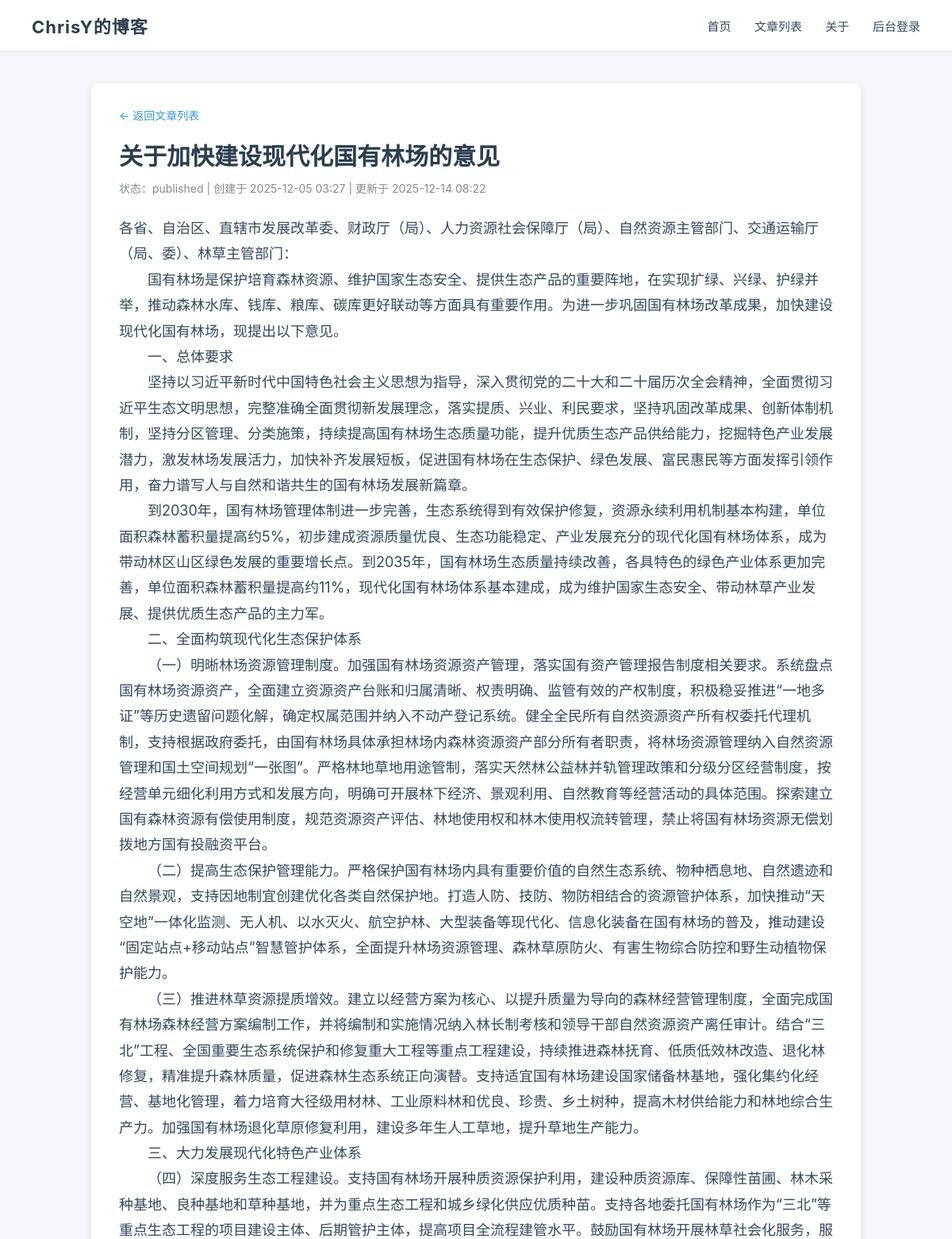
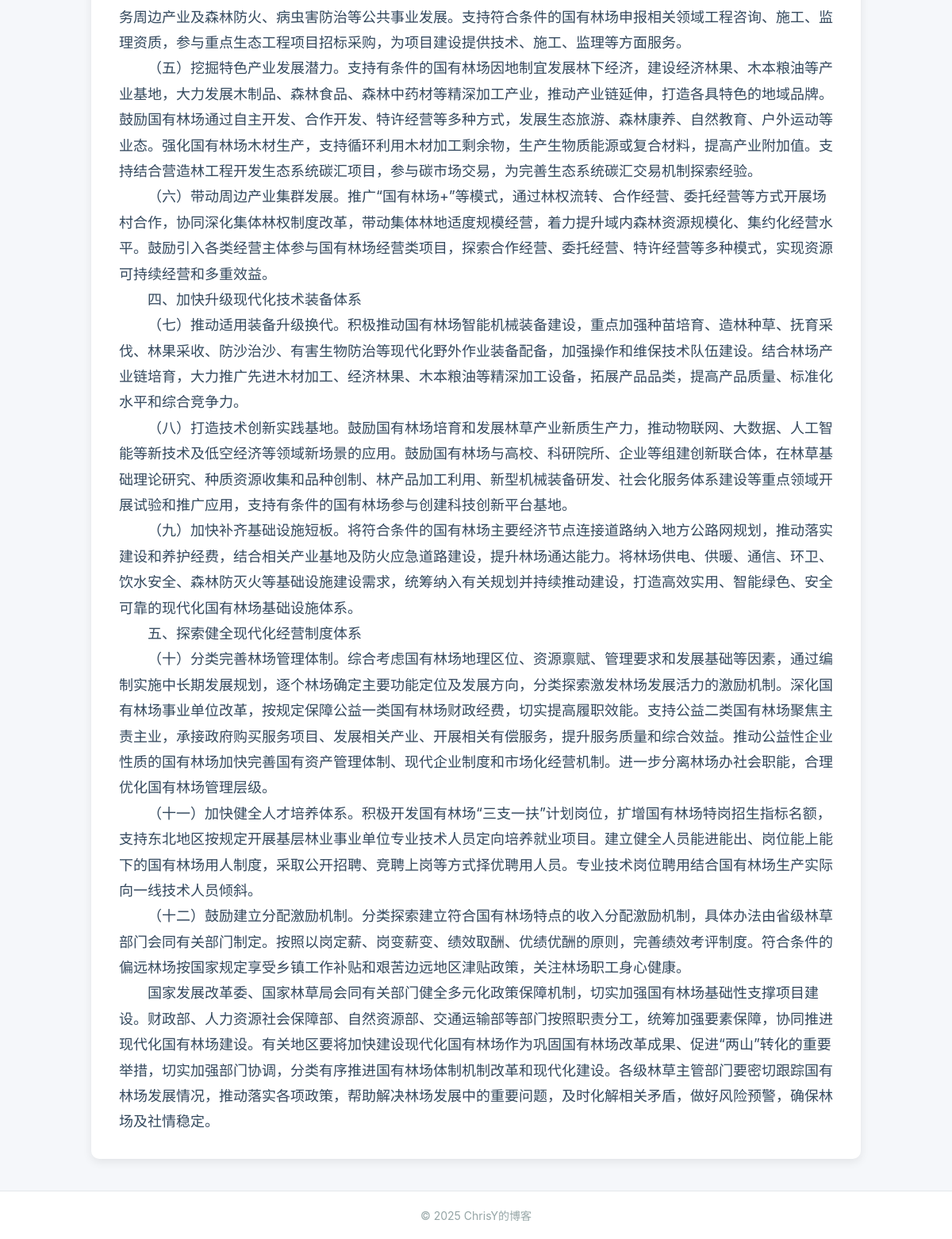
Screenshot of /post/3 with the database file from the repository (2 pictures, top to bottom).
### models.py (models this page shows, shortened)
class Post(db.Model):
    __tablename__ = "posts"
    id = db.Column(db.Integer, primary_key=True)
    title = db.Column(db.String(200), nullable=False)
    content = db.Column(db.Text, nullable=False)
    created_at = db.Column(db.DateTime, default=datetime.utcnow)
    updated_at = db.Column(db.DateTime, default=datetime.utcnow, onupdate=datetime.utcnow)
    status = db.Column(db.String(20), default="published")
    author_id = db.Column(db.Integer, db.ForeignKey("users.id"), nullable=False)

### blog/views.py (the view)
@blog_bp.route("/post/<int:post_id>")
def post_detail(post_id):
    post = Post.query.get_or_404(post_id)
    return render_template("blog/post_detail.html", post=post)

### templates/blog/post_detail.html (shortened to what this page needs)
{% extends "base_front.html" %}
{% block content %}
<div class="card post-card">
    <a class="back-link" href="{{ url_for('blog.posts') }}">← 返回文章列表</a>
    <h1 class="post-title">{{ post.title }}</h1>
    <div class="post-meta">
        状态：{{ post.status }}
        {% if post.created_at %} | 创建于 {{ post.created_at.strftime("%Y-%m-%d %H:%M") }}{% endif %}
        {% if post.updated_at %} | 更新于 {{ post.updated_at.strftime("%Y-%m-%d %H:%M") }}{% endif %}
    </div>
    <div class="post-content">{{ post.content }}</div>
</div>
{% endblock %}

### templates/base_front.html (style rules this page uses)
html, body { height: 100%; margin: 0; }
body { display: flex; flex-direction: column; background: #f5f7fa; font-family: -apple-system, BlinkMacSystemFont, "Segoe UI", Roboto, sans-serif; color: #333; }
.card { background: white; border-radius: 10px; padding: 30px 40px; box-shadow: 0 4px 12px rgba(0,0,0,0.08); }

### templates/blog/post_detail.html (style rules this page uses)
.post-card { max-width: 900px; margin: 0 auto; padding: 30px 35px; }
.post-title { font-size: 30px; font-weight: 800; color: #2c3e50; margin: 0 0 10px 0; }
.post-meta { color: #7f8c8d; font-size: 14px; margin-bottom: 25px; }
.post-content { font-size: 18px; line-height: 1.8; color: #34495e; white-space: pre-line; word-break: break-word; }
.back-link { display: inline-block; margin-bottom: 18px; font-size: 14px; color: #3498db; text-decoration: none; }

### rows the page displays
Post: title "关于加快建设现代化国有林场的意见", status "published", created_at "2025-12-05 03:27", updated_at "2025-12-14 08:22", content "各省、自治区、直辖市发展改革委、财政厅（局）、人力资源社会保障厅（局）、自然资源主管部门、交通运输厅（局、委）、林草主管部门： 国有林场是保护培育森林资源、维护国家生态安全、提供生态产品的重要阵地，在实现扩绿、兴绿、护绿并举，推动森林水库、钱库、粮库、碳库更好联动等方面具有重要作用。为进一步巩固国有林场改革成果，加快建设现代化国有林场，现提出以下意见。 一、总体要求 坚持以习近平新时代中国特色社会主义思想为指导，深入贯彻党的二十大和二十届历次全会精神，全面贯彻习近平生态文明思想，完整准确全面贯彻新发展理念，落实提质、兴业、利民要求，坚持巩固改革成果、创新体制机制，坚持分区管理、分类施策，持续提高国有林场生态质量功能，提升优质生态产品供给能力，挖掘特色产业发展潜力，激发林场发展活力，加快补齐发展短板，促进国有林场在生态保护、绿色发展、富民惠民等方面发挥引领作用，奋力谱写人与自然和谐共生的国有林场发展新篇章。 到2030年，国有林场管理体制进一步完善，生态系统得到有效保护修复，资源永续利用机制基本构建，单位面积森林蓄积量提高约5%，初步建成资源质量优良、生态功能稳定、产业发展充分的现代化国有林场体系，成为带动林区山区绿色发展的重要增长点。到2035年，国有林场生态质量持续改善，各具特色的绿色产业体系更加完善，单位面积森林蓄积量提高约11%，现代化国有林场体系基本建成，成为维护国家生态安全、带动林草产业发展、提供优质生态产品的主力军。 二、全面构筑现代化生态保护体系…"
